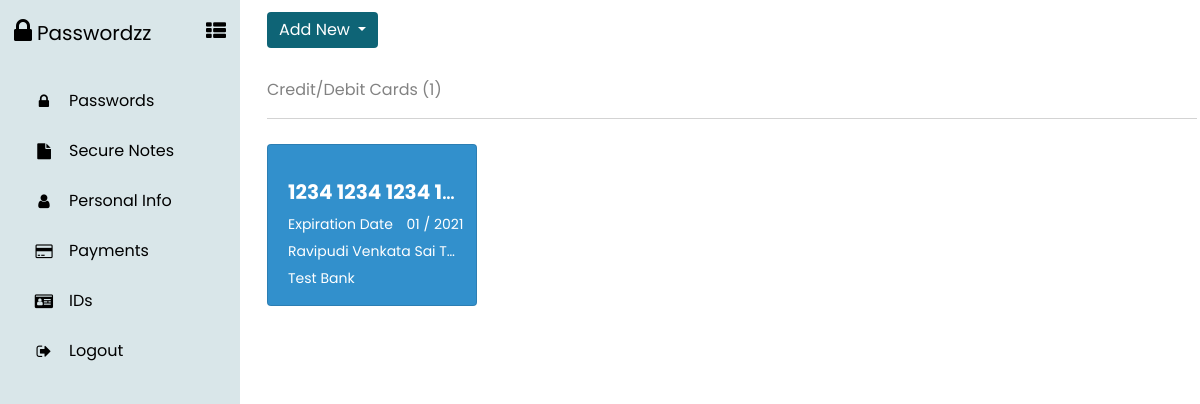
Screenshot of /payments/ (signed in) with the database file from the repository.
### sitehandler/models.py (models this page shows, shortened)
class cardsinpayments(models.Model):
	uuid = models.TextField()
	cardholdername = models.TextField()
	cardnumber = models.TextField()
	cvv = models.TextField()
	expirymonth = models.TextField()
	expiryyear = models.TextField()
	nameofcard = models.TextField()

### sitehandler/views.py (the view, shortened to what this page needs)
# urls.py: path('payments/',addpayments,name='addpayments'),
def addpayments(request):
	uuid = extensionuser.objects.filter(user = request.user)[0].uuid
	allcards = cardsinpayments.objects.filter(uuid = uuid).order_by('nameofcard')
	allcardcount = allcards.count()
	d = {'allcards':allcards,'allcardcount':allcardcount}
	return render(request,'payments.html',d)

### html/templates/payments.html (shortened to what this page needs)
<!DOCTYPE html>
<html lang="en">
<head>
    {% load static %}
    <link rel="stylesheet" href="{% static 'assets/bootstrap/css/bootstrap.min.css' %}">
    <link rel="stylesheet" href="{% static 'assets/fonts/font-awesome.min.css' %}">
    <link rel="stylesheet" href="{% static 'assets/css/Animation-Cards.css' %}">
    <link rel="stylesheet" href="https://cdnjs.cloudflare.com/ajax/libs/animate.css/3.5.2/animate.min.css">
    <link rel="stylesheet" href="{% static 'assets/css/Pretty-Registration-Form.css' %}">
    <link rel="stylesheet" href="{% static 'assets/css/sidebar.css' %}">
    <link rel="stylesheet" href="{% static 'assets/css/styles.css' %}">
    <link rel="stylesheet" type="text/css" href="https://cdn.datatables.net/1.10.21/css/jquery.dataTables.min.css">
    <link rel="stylesheet" type="text/css" href="https://cdn.datatables.net/buttons/1.6.2/css/buttons.dataTables.min.css">
</head>
<body onload="open()">
    <div class="sidebar">
        <div class="logo_content">
            <div class="logo"><i class="fa fa-lock"></i>
                <div class="logo_name">
                    <p>Passwordzz</p>
                </div>
            </div><i class="fa fa-th-list" id="btn"></i>
        </div>
        <ul class="nav_list">
            <li data-toggle="tooltip" data-bss-tooltip="" data-placement="right" title="Passwords"><a data-toggle="tooltip" data-bss-tooltip="" data-placement="right" href="{% url 'addnewpassword' %}" title="Password"><i class="fa fa-lock" title="Password"></i><span class="links_name">Passwords</span></a></li>
            <li data-toggle="tooltip" data-bss-tooltip="" data-placement="right" title="Secure Notes"><a href="{% url 'addsecurenotes' %}"><i class="fa fa-file"></i><span class="links_name">Secure Notes</span></a></li>
            <li data-toggle="tooltip" data-bss-tooltip="" data-placement="right" title="Personal Info"><a href="{% url 'addpersonalinfo' %}"><i class="fa fa-user"></i><span class="links_name">Personal Info</span></a></li>
            <li data-toggle="tooltip" data-bss-tooltip="" data-placement="right" title="Payments"><a href="{% url 'addpayments' %}"><i class="fa fa-credit-card"></i><span class="links_name">Payments</span></a></li>
            <li data-toggle="tooltip" data-bss-tooltip="" data-placement="right" title="IDs"><a href="{% url 'addids' %}"><i class="fa fa-id-card"></i><span class="links_name">IDs</span></a></li>
            <li data-toggle="tooltip" data-bss-tooltip="" data-placement="right" title="Logout"><a href="{% url 'logout' %}"><i class="fa fa-sign-out"></i><span class="links_name">Logout</span></a></li>
        </ul>
    </div>
    <div class="home_content">
        <div class="container" style="margin: 12px;">
            <div>
                <div class="dropdown show"><button class="btn btn-primary dropdown-toggle" aria-expanded="true" data-toggle="dropdown" type="button" style="background: #0e6476;border-style: none;">Add New&nbsp;</button>
                </div>
            </div>
            {% ifnotequal allcardcount 0 %}
            <div>
                <div style="margin-top: 30px;/*padding-bottom: 0px;*/border-bottom: 1px solid lightgray;">
                    <p style="color: rgb(130,130,130);">Credit/Debit Cards ({{allcardcount}})</p>
                </div>
                <div class="row space-rows" style="margin-top: 15px;">
                    {% for i in allcards %}
                    <div class="col-xl-3 card_column">
                        <div class="card cards-shadown cards-hover" data-toggle="modal" data-target="#addcard-1{{i.id}}" style="background-color: #3290CC;color: white;">
                            <div class="card-body" style="height: 160px;">
                                <div style="margin-top: -10px;">
                                    <h5 class="text-truncate text-left" style="margin-left: 0px;margin-top: 25px;"><strong>{{i.cardnumber|slice:":4"}} {{i.cardnumber|slice:"4:8"}} {{i.cardnumber|slice:"8:12"}} {{i.cardnumber|slice:"12:16"}}</strong></h5>
                                    <div>
                                        <div class="d-inline-flex" style="margin-left: 10px;">
                                            <p class="text-truncate" style="margin-left: -10px;font-size: 14px;/*width: 110px;*/margin-right: 20px;">Expiration Date&nbsp;</p>
                                            <p class="text-truncate" style="margin-left: -10px;font-size: 14px;/*width: 50px;*/">{{i.expirymonth}} / {{i.expiryyear}}</p>
                                        </div>
                                        <p class="text-truncate" style="margin-left: 0px;font-size: 14px;margin-top: -10px;">{{i.cardholdername}}</p>
                                        <p class="text-truncate" style="margin-left: 0px;font-size: 14px;margin-top: -10px;">{{i.nameofcard}}</p>
                                    </div>
                                </div>
                            </div>
                        </div>
                    </div>
                    {% endfor %}
                </div>
            </div>
            {% endifnotequal %}
        </div>
    </div>
</body>
</html>

### html/templates/assets/css/Animation-Cards.css (style rules this page uses)
.card_column { margin-top: 10px; margin-bottom: 20px; }
@media (min-width: 992px) { .col-xl-3.card_column { width: 275px; } }
@media (min-width: 768px) { .col-xl-3.card_column { width: 275px; } }
@media (min-width: 576px) { .col-xl-3.card_column { width: 275px; } }
@media (min-width: 300px) { .col-xl-3.card_column { width: 225px; } }

### html/templates/assets/css/sidebar.css (style rules this page uses)
* { margin: 0; padding: 0; box-sizing: border-box; font-family: "poppins",sans-serif; }
body { position: relative; min-height: 100vh; width: 100%; overflow-x: hidden; }
.sidebar { height: 100%; width: 78px; position: fixed; top: 0; left: 0; background: #d9e6e9; padding: 6px 14px; transition: all 0.5s ease; }
.sidebar.active { width: 240px; }
.sidebar .logo_content .logo { color: black; display: flex; height: 50px; width: 100%; align-items: center; opacity: 0; pointer-events: none; transition: all 0.5s ease; }
.sidebar.active .logo_content .logo { opacity: 1; pointer-events: none; }
.logo_content .logo i { font-size: 28px; margin-right: 5px; }
.logo_content .logo .logo_name { font-size: 20px; font-weight: 400; margin-top: 20px; }
.sidebar #btn { position: absolute; color: black; left: 90%; top: 6px; left: 50%; font-size: 20px; height: 50px; width: 50px; text-align: center; line-height: 50px; transform: translateX(-50%); }
.sidebar.active #btn { left: 90%; }
.sidebar ul { margin-top: 20px; }
.sidebar ul li { position: relative; height: 50px; width: 100%; margin: 0 5px; list-style: none; line-height: 50px; }
.sidebar ul li a { color: black; display: flex; align-items: center; text-decoration: none; transition: all 0.4s ease; border-radius: 12px; white-space: nowrap; }
.sidebar ul li a i { height: 50px; min-width: 50px; border-radius: 12px; line-height: 50px; text-align: center; }
.sidebar .links_name { opacity: 0; pointer-events: none; transition: all 0.5s ease; }
.sidebar.active .links_name { opacity: 1; pointer-events: auto; }
.home_content { position: absolute; height: 100%; left: 78px; width: calc(100% - 78px); transition: all 0.5s ease; }
.sidebar.active ~ .home_content { width: calc(100% - 240px); left: 240px; }

### rows the page displays
cardsinpayments: cardnumber "1234", cardnumber "1…", expirymonth "01", expiryyear "2021", cardholdername "Ravipudi Venkata Sai T…", nameofcard "Test Bank"

### other values shown
{{ allcardcount }} "1"
